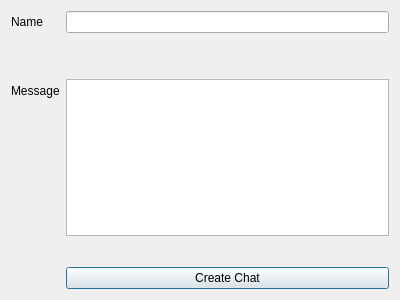
<?xml version="1.0" encoding="UTF-8"?>
<ui version="4.0">
 <class>AddChat</class>
 <widget class="QDialog" name="AddChat">
  <property name="geometry">
   <rect>
    <x>0</x>
    <y>0</y>
    <width>400</width>
    <height>300</height>
   </rect>
  </property>
  <property name="windowTitle">
   <string>Dialog</string>
  </property>
  <layout class="QFormLayout" name="formLayout">
   <item row="0" column="1">
    <widget class="QLineEdit" name="lineEdit"/>
   </item>
   <item row="1" column="1">
    <spacer name="verticalSpacer">
     <property name="orientation">
      <enum>Qt::Vertical</enum>
     </property>
     <property name="sizeHint" stdset="0">
      <size>
       <width>20</width>
       <height>70</height>
      </size>
     </property>
    </spacer>
   </item>
   <item row="2" column="0">
    <widget class="QLabel" name="label_2">
     <property name="text">
      <string>Message</string>
     </property>
    </widget>
   </item>
   <item row="2" column="1">
    <widget class="QTextBrowser" name="textBrowser_2"/>
   </item>
   <item row="4" column="1">
    <widget class="QPushButton" name="pushButton">
     <property name="text">
      <string>Create Chat</string>
     </property>
    </widget>
   </item>
   <item row="3" column="1">
    <spacer name="verticalSpacer_2">
     <property name="orientation">
      <enum>Qt::Vertical</enum>
     </property>
     <property name="sizeHint" stdset="0">
      <size>
       <width>20</width>
       <height>55</height>
      </size>
     </property>
    </spacer>
   </item>
   <item row="0" column="0">
    <widget class="QLabel" name="label">
     <property name="text">
      <string>Name</string>
     </property>
    </widget>
   </item>
  </layout>
 </widget>
 <resources/>
 <connections/>
</ui>
